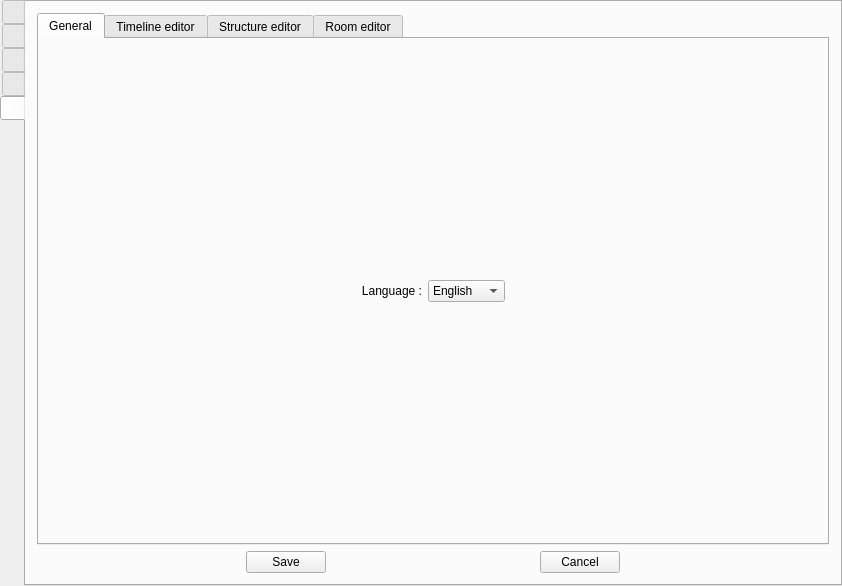
<?xml version="1.0" encoding="UTF-8"?>
<ui version="4.0">
 <class>MainWindow</class>
 <widget class="QMainWindow" name="MainWindow">
  <property name="geometry">
   <rect>
    <x>0</x>
    <y>0</y>
    <width>842</width>
    <height>586</height>
   </rect>
  </property>
  <property name="windowTitle">
   <string notr="true">Incarnation editor v0.1</string>
  </property>
  <widget class="QWidget" name="centralWidget">
   <layout class="QGridLayout" name="centralWidgetLayout">
    <property name="leftMargin">
     <number>0</number>
    </property>
    <property name="topMargin">
     <number>0</number>
    </property>
    <property name="rightMargin">
     <number>0</number>
    </property>
    <property name="bottomMargin">
     <number>0</number>
    </property>
    <property name="spacing">
     <number>0</number>
    </property>
    <item row="0" column="0">
     <layout class="QGridLayout" name="mainGridLayout">
      <property name="spacing">
       <number>0</number>
      </property>
      <item row="0" column="0">
       <widget class="QTabWidget" name="menuTabWidget">
        <property name="tabPosition">
         <enum>QTabWidget::West</enum>
        </property>
        <property name="currentIndex">
         <number>4</number>
        </property>
        <property name="iconSize">
         <size>
          <width>32</width>
          <height>32</height>
         </size>
        </property>
        <widget class="QWidget" name="homeTab">
         <attribute name="icon">
          <iconset resource="images.qrc">
           <normaloff>:/icons/icons/Home.png</normaloff>:/icons/icons/Home.png</iconset>
         </attribute>
         <attribute name="title">
          <string/>
         </attribute>
         <attribute name="toolTip">
          <string>Home</string>
         </attribute>
         <layout class="QGridLayout" name="gridLayout_4">
          <item row="0" column="0">
           <layout class="QGridLayout" name="homeTabLayout"/>
          </item>
         </layout>
        </widget>
        <widget class="QWidget" name="timelineTab">
         <attribute name="icon">
          <iconset resource="images.qrc">
           <normaloff>:/icons/icons/Time.png</normaloff>:/icons/icons/Time.png</iconset>
         </attribute>
         <attribute name="title">
          <string/>
         </attribute>
         <attribute name="toolTip">
          <string>Timeline editor</string>
         </attribute>
         <layout class="QGridLayout" name="gridLayout_6">
          <item row="0" column="0">
           <layout class="QGridLayout" name="timelineTabLayout"/>
          </item>
         </layout>
        </widget>
        <widget class="QWidget" name="structureTab">
         <attribute name="icon">
          <iconset resource="images.qrc">
           <normaloff>:/icons/icons/Plan.png</normaloff>:/icons/icons/Plan.png</iconset>
         </attribute>
         <attribute name="title">
          <string/>
         </attribute>
         <attribute name="toolTip">
          <string>Structure editor</string>
         </attribute>
         <layout class="QGridLayout" name="gridLayout_8">
          <item row="0" column="0">
           <layout class="QGridLayout" name="structureTabLayout"/>
          </item>
         </layout>
        </widget>
        <widget class="QWidget" name="roomTab">
         <attribute name="icon">
          <iconset resource="images.qrc">
           <normaloff>:/icons/icons/Room.png</normaloff>:/icons/icons/Room.png</iconset>
         </attribute>
         <attribute name="title">
          <string/>
         </attribute>
         <attribute name="toolTip">
          <string>Room editor</string>
         </attribute>
         <layout class="QGridLayout" name="gridLayout_2">
          <item row="0" column="0">
           <layout class="QGridLayout" name="roomTabLayout"/>
          </item>
         </layout>
        </widget>
        <widget class="QWidget" name="settingsTab">
         <attribute name="icon">
          <iconset resource="images.qrc">
           <normaloff>:/icons/icons/Settings.png</normaloff>:/icons/icons/Settings.png</iconset>
         </attribute>
         <attribute name="title">
          <string notr="true"/>
         </attribute>
         <attribute name="toolTip">
          <string>Settings</string>
         </attribute>
         <layout class="QGridLayout" name="gridLayout_3">
          <item row="0" column="1">
           <layout class="QGridLayout" name="settingsTabLayout">
            <item row="1" column="0">
             <spacer name="horizontalSpacer_2">
              <property name="orientation">
               <enum>Qt::Horizontal</enum>
              </property>
              <property name="sizeHint" stdset="0">
               <size>
                <width>40</width>
                <height>20</height>
               </size>
              </property>
             </spacer>
            </item>
            <item row="1" column="4">
             <spacer name="horizontalSpacer_3">
              <property name="orientation">
               <enum>Qt::Horizontal</enum>
              </property>
              <property name="sizeHint" stdset="0">
               <size>
                <width>40</width>
                <height>20</height>
               </size>
              </property>
             </spacer>
            </item>
            <item row="1" column="1">
             <widget class="QPushButton" name="settingsSaveButton">
              <property name="text">
               <string>Save</string>
              </property>
             </widget>
            </item>
            <item row="1" column="2">
             <spacer name="horizontalSpacer">
              <property name="orientation">
               <enum>Qt::Horizontal</enum>
              </property>
              <property name="sizeHint" stdset="0">
               <size>
                <width>40</width>
                <height>20</height>
               </size>
              </property>
             </spacer>
            </item>
            <item row="1" column="3">
             <widget class="QPushButton" name="settingsCancelButton">
              <property name="text">
               <string>Cancel</string>
              </property>
             </widget>
            </item>
            <item row="0" column="0" colspan="5">
             <widget class="QTabWidget" name="settingsTabsWidget">
              <property name="currentIndex">
               <number>0</number>
              </property>
              <widget class="QWidget" name="generalSettingsTab">
               <attribute name="title">
                <string>General</string>
               </attribute>
               <layout class="QGridLayout" name="gridLayout_5">
                <item row="0" column="0">
                 <layout class="QGridLayout" name="generalSettingsTabLayout">
                  <item row="0" column="2">
                   <widget class="QComboBox" name="userLanguageComboBox">
                    <property name="sizePolicy">
                     <sizepolicy hsizetype="Preferred" vsizetype="Fixed">
                      <horstretch>0</horstretch>
                      <verstretch>0</verstretch>
                     </sizepolicy>
                    </property>
                    <property name="currentText">
                     <string notr="true">English</string>
                    </property>
                    <item>
                     <property name="text">
                      <string notr="true">English</string>
                     </property>
                    </item>
                    <item>
                     <property name="text">
                      <string notr="true">Français</string>
                     </property>
                    </item>
                   </widget>
                  </item>
                  <item row="0" column="1">
                   <widget class="QLabel" name="userLanguageLabel">
                    <property name="text">
                     <string>Language :</string>
                    </property>
                    <property name="alignment">
                     <set>Qt::AlignRight|Qt::AlignTrailing|Qt::AlignVCenter</set>
                    </property>
                    <property name="margin">
                     <number>2</number>
                    </property>
                   </widget>
                  </item>
                  <item row="0" column="0">
                   <spacer name="horizontalSpacer_4">
                    <property name="orientation">
                     <enum>Qt::Horizontal</enum>
                    </property>
                    <property name="sizeHint" stdset="0">
                     <size>
                      <width>40</width>
                      <height>20</height>
                     </size>
                    </property>
                   </spacer>
                  </item>
                  <item row="0" column="3">
                   <spacer name="horizontalSpacer_5">
                    <property name="orientation">
                     <enum>Qt::Horizontal</enum>
                    </property>
                    <property name="sizeHint" stdset="0">
                     <size>
                      <width>40</width>
                      <height>20</height>
                     </size>
                    </property>
                   </spacer>
                  </item>
                 </layout>
                </item>
               </layout>
              </widget>
              <widget class="QWidget" name="timelineEditorSettingsTab">
               <attribute name="title">
                <string>Timeline editor</string>
               </attribute>
              </widget>
              <widget class="QWidget" name="structureEditorSettingsTab">
               <attribute name="title">
                <string>Structure editor</string>
               </attribute>
              </widget>
              <widget class="QWidget" name="roomEditorSettingsTab">
               <attribute name="title">
                <string>Room editor</string>
               </attribute>
              </widget>
             </widget>
            </item>
           </layout>
          </item>
         </layout>
        </widget>
       </widget>
      </item>
     </layout>
    </item>
   </layout>
  </widget>
 </widget>
 <layoutdefault spacing="6" margin="11"/>
 <resources>
  <include location="images.qrc"/>
 </resources>
 <connections/>
</ui>
